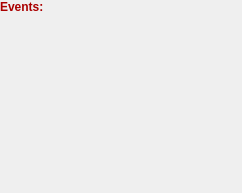
<?xml version="1.0" encoding="UTF-8"?>
<ui version="4.0">
 <class>UI_Frame</class>
 <widget class="QWidget" name="UI_Frame">
  <property name="geometry">
   <rect>
    <x>0</x>
    <y>0</y>
    <width>242</width>
    <height>193</height>
   </rect>
  </property>
  <property name="windowTitle">
   <string>Form</string>
  </property>
  <widget class="QLabel" name="LabelEvents">
   <property name="geometry">
    <rect>
     <x>0</x>
     <y>0</y>
     <width>241</width>
     <height>191</height>
    </rect>
   </property>
   <property name="sizePolicy">
    <sizepolicy hsizetype="Preferred" vsizetype="Preferred">
     <horstretch>0</horstretch>
     <verstretch>0</verstretch>
    </sizepolicy>
   </property>
   <property name="palette">
    <palette>
     <active>
      <colorrole role="WindowText">
       <brush brushstyle="SolidPattern">
        <color alpha="255">
         <red>170</red>
         <green>0</green>
         <blue>0</blue>
        </color>
       </brush>
      </colorrole>
     </active>
     <inactive>
      <colorrole role="WindowText">
       <brush brushstyle="SolidPattern">
        <color alpha="255">
         <red>170</red>
         <green>0</green>
         <blue>0</blue>
        </color>
       </brush>
      </colorrole>
     </inactive>
     <disabled>
      <colorrole role="WindowText">
       <brush brushstyle="SolidPattern">
        <color alpha="255">
         <red>106</red>
         <green>104</green>
         <blue>100</blue>
        </color>
       </brush>
      </colorrole>
     </disabled>
    </palette>
   </property>
   <property name="font">
    <font>
     <weight>75</weight>
     <bold>true</bold>
    </font>
   </property>
   <property name="text">
    <string>Events:
</string>
   </property>
   <property name="textFormat">
    <enum>Qt::AutoText</enum>
   </property>
   <property name="alignment">
    <set>Qt::AlignLeading|Qt::AlignLeft|Qt::AlignTop</set>
   </property>
  </widget>
 </widget>
 <resources/>
 <connections/>
</ui>
